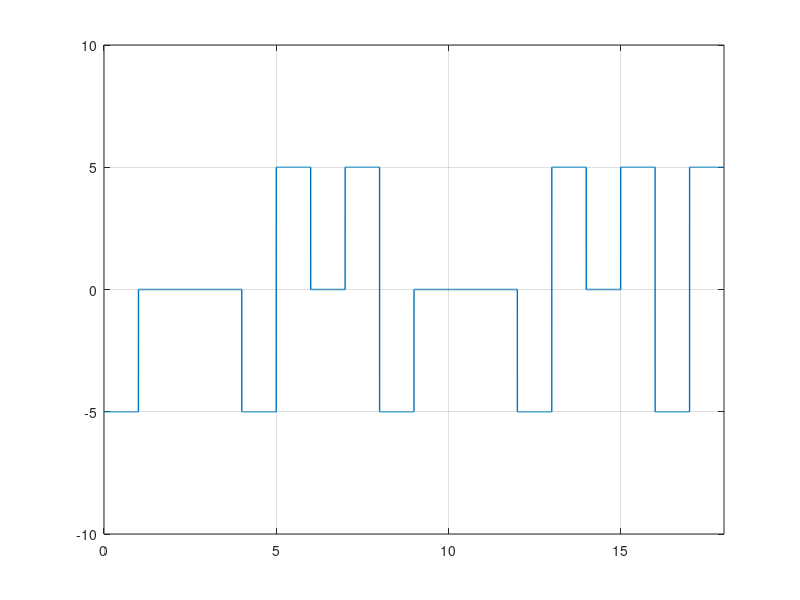

Write the MATLAB code that produced this figure.
clc; #... Clear command line
clear all; #... Clear variables
close all; #... Clear figures

bits = [1 0 0 0 0 0 0 0 0 0 0 0 0 0 0 0 0 1];

#... Modulation

count = 0;
for i = 1:length(bits)
    if bits(i) == 0
        count = count+1;
    else
        count = 0;
    endif
    if count == 8
        bits(i-4) = -1;
        bits(i-3) = 1;
        bits(i-1) = -1;
        bits(i) = 1;
        count = 0;
    endif
endfor

bitrate = 1; #... Number of bits per second
voltage = 5;

samplingRate = 1000;
samplingTime = 1/samplingRate;

endTime = length(bits)/bitrate;
time = 0:samplingTime:endTime;

index = 1;
sign = -1;

for i = 1:length(time)
    if bits(index) != 0
        modulation(i) = sign*voltage;
    else
        modulation(i) = 0;
    endif
    if time(i)*bitrate >= index
        index = index+1;
        if index <= length(bits) && bits(index) != 0
            sign = -1*sign*bits(index);
        endif
    endif
endfor

plot(time, modulation, "LineWidth", 1);
axis([0 endTime -voltage-5 voltage+5]);
grid on;

#... Demodulation

index = 1;

for i = 1:length(modulation)
    if modulation(i) != 0
        demodulation(index) = modulation(i)/voltage;
    else
        demodulation(index) = 0;
    endif
    if time(i)*bitrate >= index
        index = index+1;
    endif
endfor

last = 1;
for i = 1:length(demodulation)
    if demodulation(i) != 0
        if (demodulation(i) == last) #... Means violation occured
            demodulation(i) = 0;
            demodulation(i+1) = 0;
            demodulation(i+3) = 0;
            last = demodulation(i+4);
            demodulation(i+4) = 0;
        else
            last = demodulation(i);
        endif
    endif
endfor

for i = 1:length(demodulation)
    if demodulation(i) != 0
        demodulation(i) = 1;
    endif
endfor

disp(demodulation);
